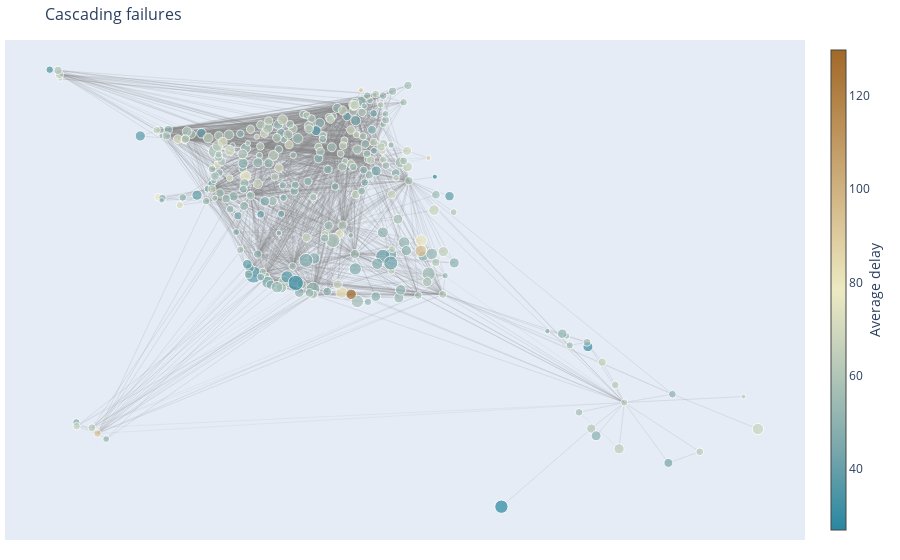

The notebook cell this image was saved under:
### Code cell
fig = go.Figure(data=[edge_trace, node_trace],
             layout=go.Layout(
                title='Cascading failures',
                titlefont_size=16,
                showlegend=False,
                hovermode='closest',
                margin=dict(b=20,l=5,r=5,t=40),
                xaxis=dict(showgrid=False, zeroline=False, showticklabels=False),
                yaxis=dict(showgrid=False, zeroline=False, showticklabels=False))
                )
fig.show()

### Figure 1 — Plotly figure (JSON) as saved in the notebook; plotly's stock layout.template omitted (floating-point values rounded to 4 significant figures; data arrays with more than 128 entries replaced by an {"elided": "..."} marker saying what was removed)
{"data": [{"hoverinfo": "none", "line": {"color": "#888", "width": 0.1}, "mode": "lines", "type": "scatter", "x": {"elided": "12177 float values"}, "y": {"elided": "12177 float values"}}, {"hoverinfo": "text", "marker": {"color": {"elided": "281 float values"}, "colorbar": {"thickness": 15, "title": {"side": "right", "text": "Average delay"}, "xanchor": "left"}, "colorscale": [[0, "rgb(161, 105, 40)"], [0.1667, "rgb(189, 146, 90)"], [0.3333, "rgb(214, 189, 141)"], [0.5, "rgb(237, 234, 194)"], [0.6667, "rgb(181, 200, 184)"], [0.8333, "rgb(121, 167, 172)"], [1, "rgb(40, 135, 161)"]], "line": {"width": 1}, "reversescale": true, "showscale": true, "size": {"elided": "281 float values"}}, "mode": "markers", "text": {"elided": "281 str values"}, "type": "scatter", "x": {"elided": "281 float values"}, "y": {"elided": "281 float values"}}], "layout": {"hovermode": "closest", "margin": {"b": 20, "l": 5, "r": 5, "t": 40}, "showlegend": false, "title": {"font": {"size": 16}, "text": "Cascading failures"}, "xaxis": {"showgrid": false, "showticklabels": false, "zeroline": false}, "yaxis": {"showgrid": false, "showticklabels": false, "zeroline": false}}}
